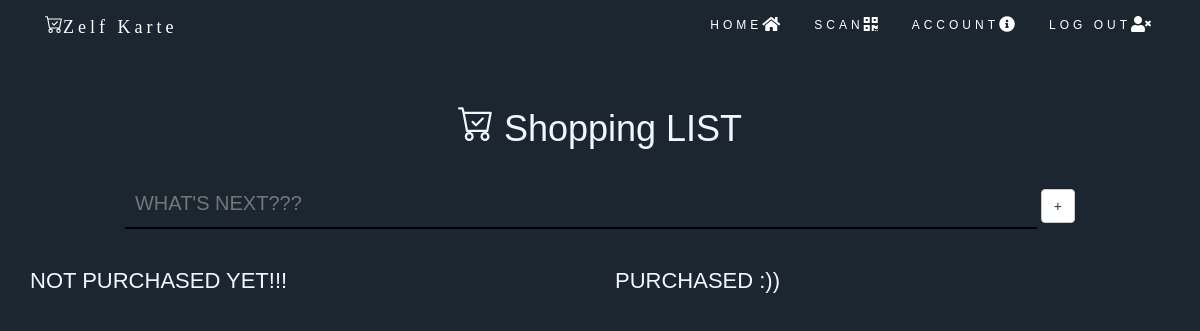
The page /list (signed in) on the database as committed earlier.
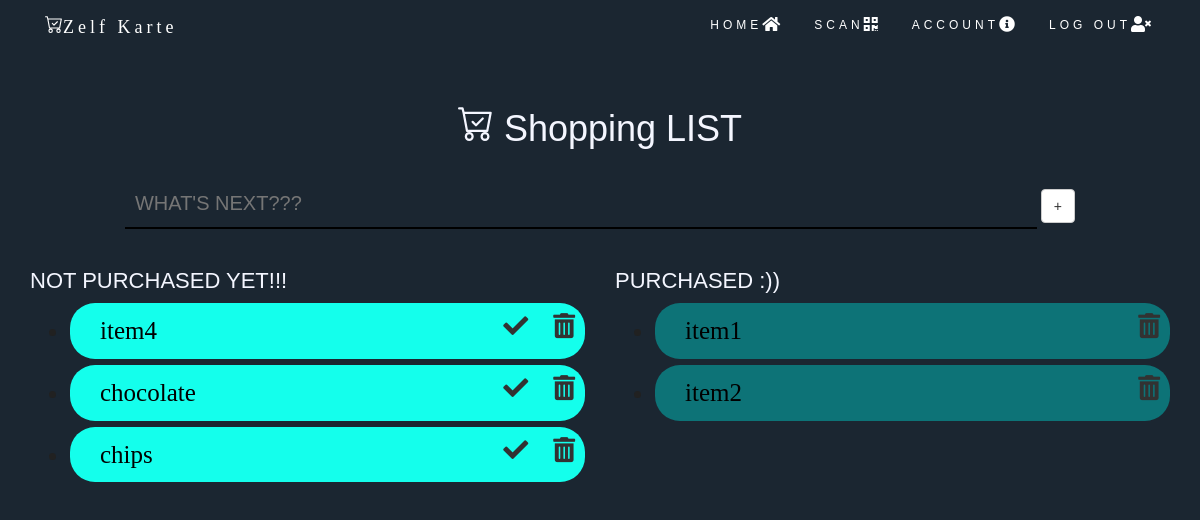
The same page on the database as committed later.
### summerup/models.py (models this page shows)
class Todo(db.Model):
    id = db.Column(db.Integer, primary_key=True)
    text = db.Column(db.String(200), nullable=False)
    complete = db.Column(db.Boolean)
    listers = db.relationship('User', secondary=todolist, backref=db.backref('todolist', lazy='dynamic'))

### summerup/routes.py (the view)
@app.route('/list')
@login_required
def list():
    return render_template('list.html')

### summerup/models.py (called while the page is built)
@login_manager.user_loader
def load_user(user_id):
	return User.query.get(int(user_id))

### summerup/templates/list.html (shortened to what this page needs)
<!DOCTYPE html>
<html lang="en">
<head>
  <link rel="stylesheet" href="https://use.fontawesome.com/releases/v5.11.2/css/all.css">
  <link rel="stylesheet" href="https://maxcdn.bootstrapcdn.com/bootstrap/3.4.1/css/bootstrap.min.css">
</head>
<body id="myPage" data-spy="scroll" data-target=".navbar" data-offset="60" style="background-color: #1b2631; height: 100%;"><nav class="navbar navbar-inverse navbar-fixed-top navbar-dark bg-dark">
    <div class="container">
      <div class="navbar-header">
        <a class="navbar-brand" href="#"><a class="navbar-brand brandName" href="#">Zelf Karte</a>
      </div>
      <div class="collapse navbar-collapse nav navbar-nav navbar-right" id="myNavbar">
        <ul class="nav navbar-nav">
          <li><a class="nav-item nav-link mx-2 " href="{{ url_for('home') }}">HOME<i class="fas fa-home fa-lg p-2 d-none d-md-inline"></i></a></li>
          <li><a class="nav-item nav-link mx-2 " href="{{ url_for('qrcode') }}">SCAN<i class="fas fa-qrcode fa-lg p-2 d-none d-md-inline"></i></a></li>
          <li><a class="nav-item nav-link mx-2 " href="{{ url_for('account') }}">ACCOUNT<i class="fas fa-info-circle fa-lg p-2 d-none d-md-inline"></i></a></li>
          <li><a class="nav-item nav-link mx-2 " href="{{ url_for('logout') }}">LOG OUT<i class="fas fa-user-times fa-lg p-2 d-none d-md-inline"></i></a></li>
        </ul>
      </div>
    </div>
  </nav>
  <div style="height: 5px;"></div>
  <div class="shoplist_body">
    <div class="container ">
      <div class="shoplist">
        <h1 class="display-4"> Shopping LIST</h1>
                <br>
                <form action="{{ url_for('add') }}" method="POST">
              <input class="txtb" placeholder="WHAT'S NEXT???" type="text" name="todoitem" required>
              <input type="submit" value=" + " class="btn btn-default mt-3 mb-0 p-2 px-3">
            </form>
            <br>
        <div class="row">
                <div class="notcomp col-12 col-md-6">
                <h3 class=" m-5">NOT PURCHASED YET!!!</h3>
                <ul>
                  {% for todo in current_user.todolist %}
                    {% if todo.complete==False %}
                    <li class="task" ><a href="{{ url_for('task_Click', id=todo.id) }}" style="color: black; font-family: 'Architects Daughter', cursive;  font-size: 25px;">{{todo.text}}</a> <a href="{{ url_for('task_delete', id=todo.id) }}"><i class='fas fa-trash-alt'></i></a><a href="{{ url_for('complete', id=todo.id) }}"><i class='fas fa-check'></i></a></li>
                    {% endif %}
                  {% endfor %}
                </ul>
              </div>
            <div class="comp col-12 col-md-6">
                <h3 class="display-5 m-5">PURCHASED :))</h3>
                <ul>
                  {% for todo in current_user.todolist %}
                    {% if todo.complete==True %}
                    <li class="task" ><a href="{{ url_for('task_Click', id=todo.id) }}" style="color: black; font-family: 'Architects Daughter', cursive;
  font-size: 25px;">{{todo.text}}</a><a href="{{ url_for('task_delete', id=todo.id) }}"><i class='fas fa-trash-alt'></i></a></li>
                    {% endif %}
                  {% endfor %}
                </ul>
            </div>
          </div>
      </div>
    </div>
  </div>
</body>
</html>

Rows that differ between the two databases and show on the page:
added Todo: text "item4", shown under "NOT PURCHASED YET!!!"
added Todo: text "chocolate", shown under "NOT PURCHASED YET!!!"
added Todo: text "chips", shown under "NOT PURCHASED YET!!!"
added Todo: text "item1", shown under "PURCHASED :))"
added Todo: text "item2", shown under "PURCHASED :))"
